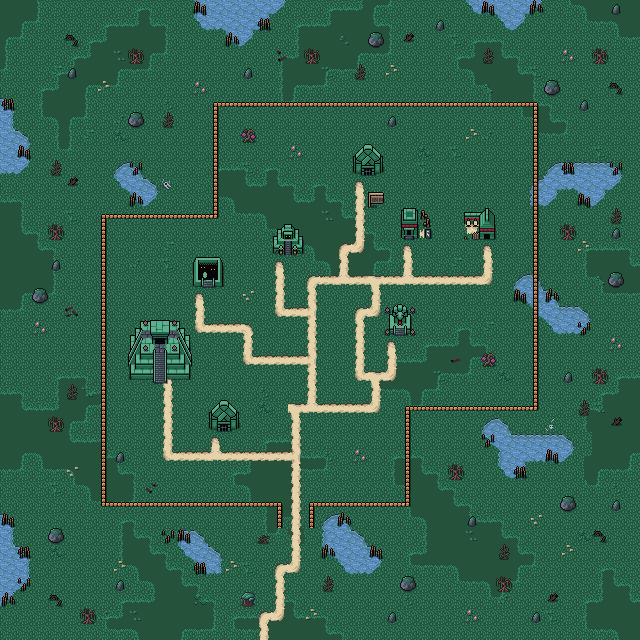

Tiled map render using the project's own tile images. Description and the map definition, with tile-layer contents summarised, below:
An orthogonal 40x40 tile map with 16x16 px tiles, 5 tile layers (Collision, Background, Ground, Clutter, ...), 2 tilesets and 8 objects.

<map version="1.5" tiledversion="1.7.2" orientation="orthogonal" renderorder="right-down" width="40" height="40" tilewidth="16" tileheight="16" infinite="0" nextlayerid="7" nextobjectid="48">
 <editorsettings>
  <export target="wastetown..tmx" format="tmx" />
 </editorsettings>
 <tileset firstgid="1" source="../tileset/main.tsx" />
 <tileset firstgid="3477" source="../tileset/buildings.tsx" />
 <layer id="6" name="Collision" width="40" height="40">
  <data>[1600 cells, 128 non-empty, 5 distinct tile ids]</data>
 </layer>
 <layer id="1" name="Background" width="40" height="40">
  <data>[1600 cells, 1600 non-empty, 1 distinct tile ids]</data>
 </layer>
 <layer id="2" name="Ground" width="40" height="40">
  <data>[1600 cells, 747 non-empty, 56 distinct tile ids]</data>
 </layer>
 <layer id="3" name="Clutter" width="40" height="40">
  <properties>
   <property name="spriteLayer" type="bool" value="true" />
  </properties>
  <data>[1600 cells, 379 non-empty, 72 distinct tile ids]</data>
 </layer>
 <layer id="5" name="Roofs" width="40" height="40">
  <data>[1600 cells, 14 non-empty, 12 distinct tile ids]</data>
 </layer>
 <objectgroup id="4" name="Objects">
  <object id="38" template="../obj/entry_up.tx" x="288" y="527" />
  <object id="41" template="../obj/shop.tx" x="192" y="287.5" />
  <object id="42" template="../obj/shop.tx" x="385" y="335" />
  <object id="43" template="../obj/shop.tx" x="401" y="239.5" />
  <object id="44" template="../obj/shop.tx" x="209.5" y="432.5" />
  <object id="45" template="../obj/shop.tx" x="272.5" y="256.5" />
  <object id="46" template="../obj/shop.tx" x="479" y="241.5" />
  <object id="47" template="../obj/inn.tx" x="352.5" y="176" />
 </objectgroup>
</map>
